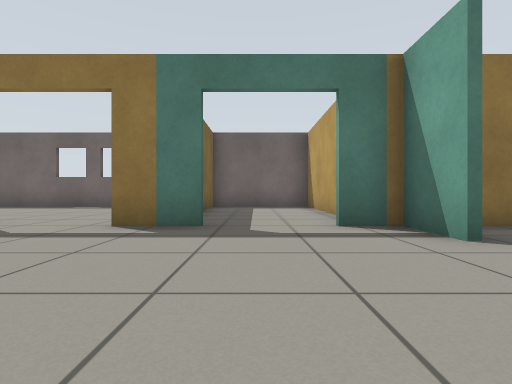
view 1 (above)

16 first-person views from a walk through a robot-simulator world made for Gazebo. The camera is 0.5 m above the floor, looks level and sees 80° across. The floor is counted in squares, 1 m on a side. Each view is taken from the middle of a square. On the plan, view 1 faces up. The plan holds only what a view shows up to about 9 squares ahead; the rest is blank.

view 2
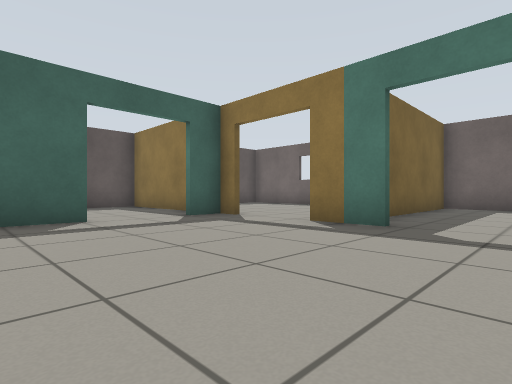

view 3
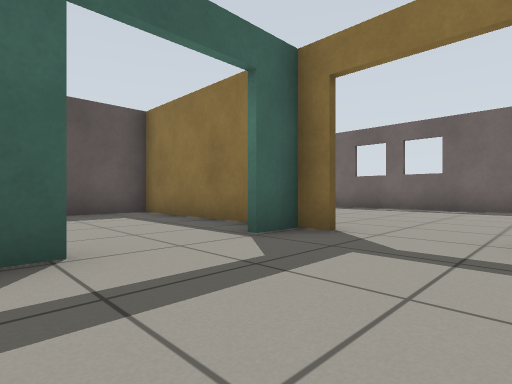

view 4
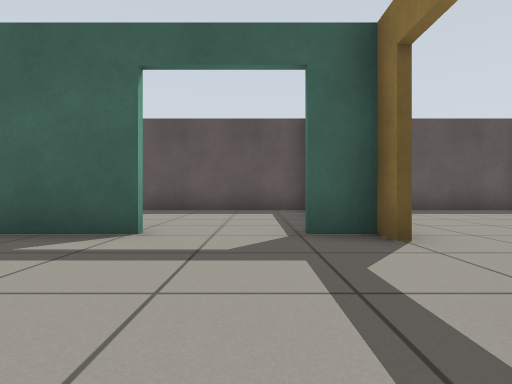

view 5
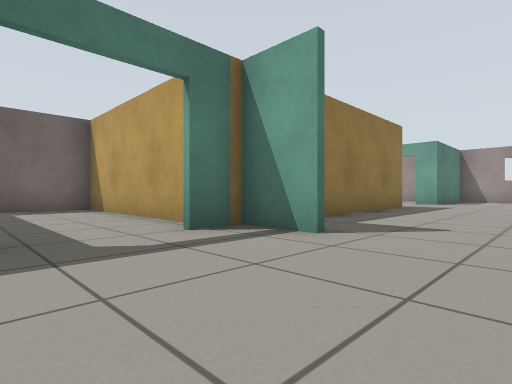

view 6
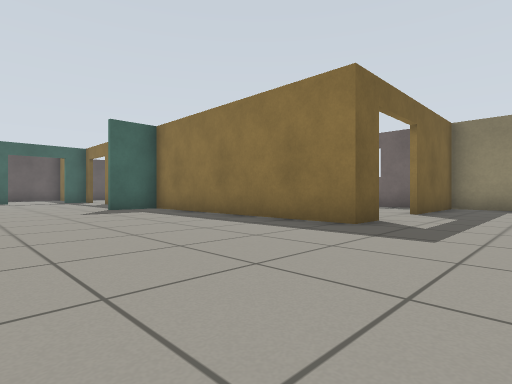

view 7
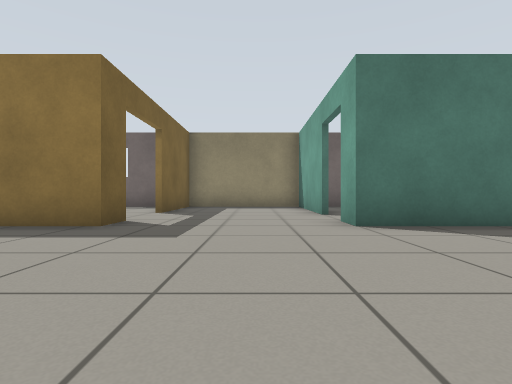

view 8
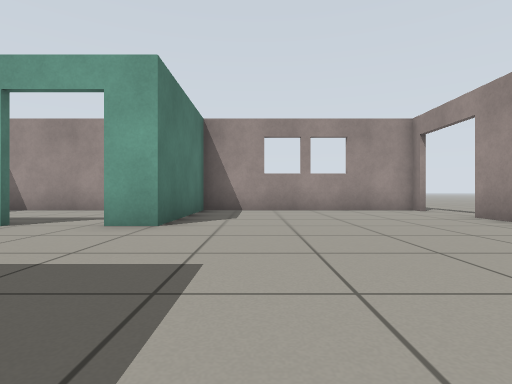

view 9
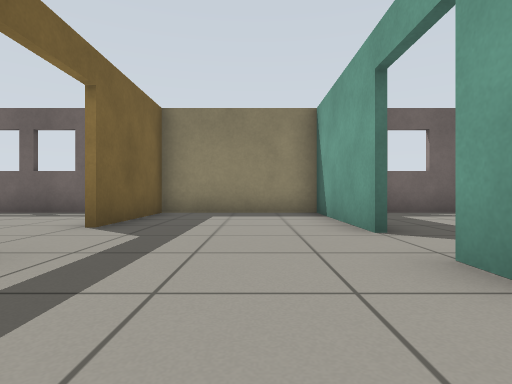

view 10
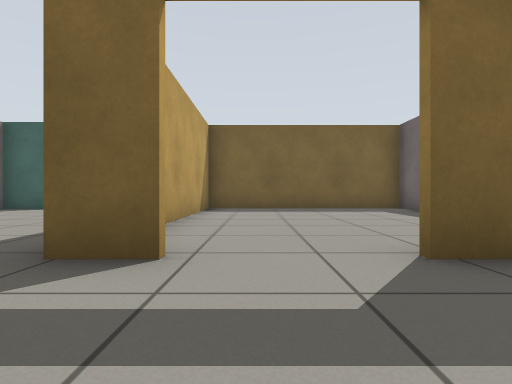

view 11
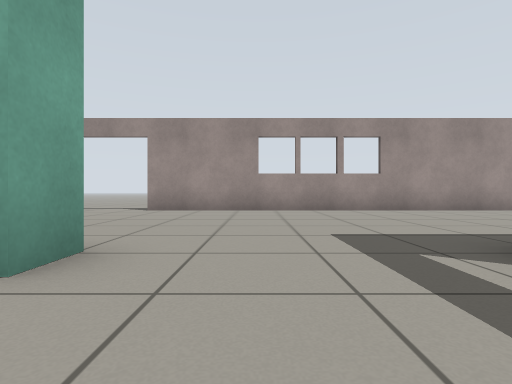

view 12
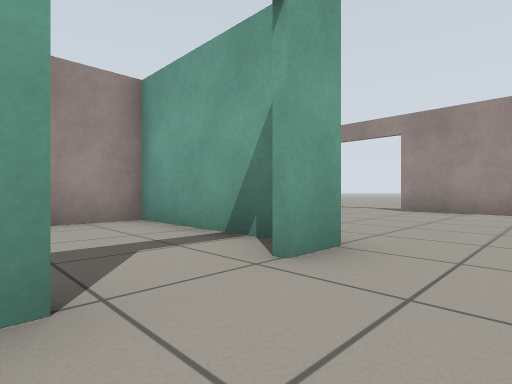

view 13
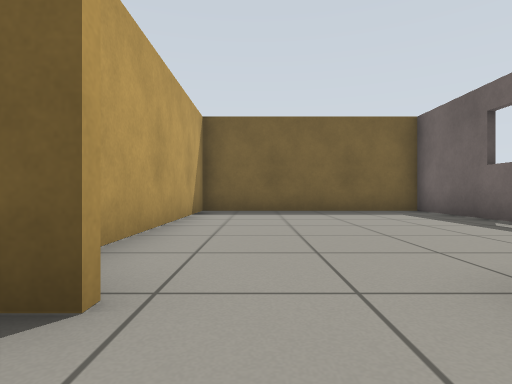

view 14
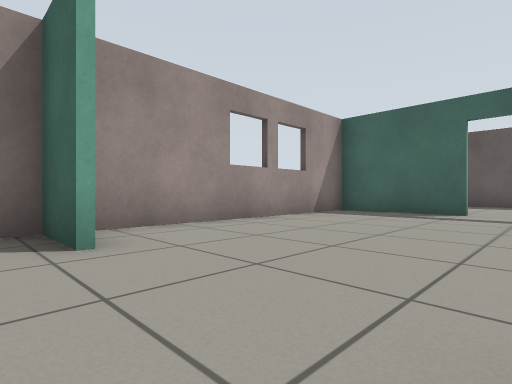

view 15
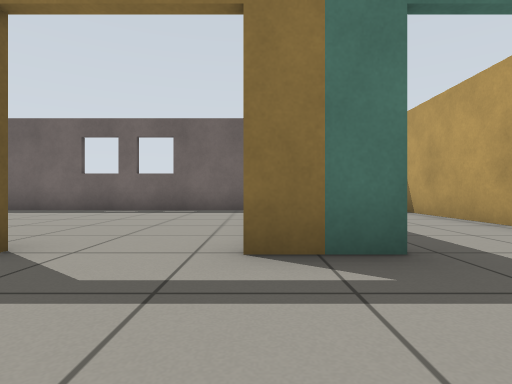

view 16
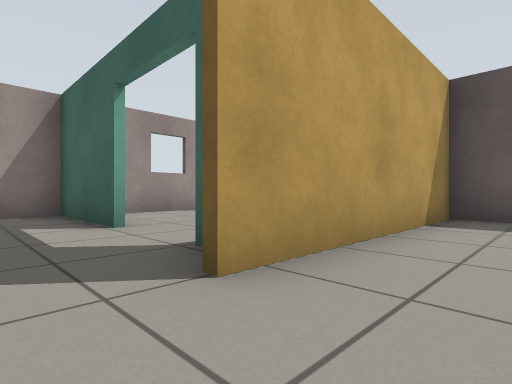

### Floor plan
Ten units are one square. View 1 is at (0, 0); x grows to the right and y downward. Boxes are objects, and circles mark ways between rooms. Rooms are numbered by the first view taken in them; rooms with no view inside come last. Other rooms are left out.
<svg viewBox="-99 -109 268 127">
<path fill="none" stroke="#000" d="M21 -30 21 -45M22 -1 22 12M22 -41 22 -30M88 -54 88 -44 11 -44M-7 -44 -21 -44M124 -66 124 -103 88 -103 88 -73M-40 -44 -46 -44M-46 -16 -46 13 140 13M164 -44 124 -44 124 -52M163 13 163 -40M-22 -103 -87 -103M-93 -55 -93 -40M-92 -46 -40 -46M-93 -100 -93 -72M70 -103 21 -103M19 -104 19 -46 73 -46M-56 -44 -94 -44M-93 -40 -93 1M-79 13 -59 13M131 -46 164 -46M163 -40 163 -98M159 -103 141 -103M21 -103 -14 -103 -14 -62M18 -54 18 -102"/>
<circle cx="-30" cy="-45" r="3" fill="#2a7"/>
<circle cx="90" cy="-65" r="3" fill="#2a7"/>
<circle cx="-50" cy="-25" r="3" fill="#2a7"/>
<circle cx="125" cy="-60" r="3" fill="#2a7"/>
<circle cx="5" cy="-45" r="3" fill="#2a7"/>
<text x="60" y="-20">1</text>
<text x="-50" y="-70">2</text>
<text x="50" y="-70">3</text>
<text x="-70" y="-20">4</text>
<text x="140" y="-70">5</text>
<text x="0" y="-80">6</text>
</svg>
Room 1 opens to room 2. Room 1 opens to room 3. Room 1 opens to room 4. Room 1 opens to room 5. Room 1 opens to room 6.

Where each view was taken, in squares from view 1:
view 1: 0 up, 0 right, facing up
view 2: 0 up, 1 right, facing up-left
view 3: 1 up, 2 left, facing up-left
view 4: 3 up, 1 left, facing left
view 5: 1 up, 1 left, facing up-right
view 6: 0 up, 11 right, facing up-left
view 7: 0 up, 11 right, facing up
view 8: 3 up, 8 right, facing right
view 9: 3 up, 11 right, facing up
view 10: 6 up, 11 right, facing left
view 11: 7 up, 11 right, facing down
view 12: 7 up, 11 right, facing down-right
view 13: 6 up, 10 right, facing left
view 14: 3 up, 3 right, facing down-left
view 15: 2 up, 2 left, facing up
view 16: 6 up, 3 left, facing down-left
